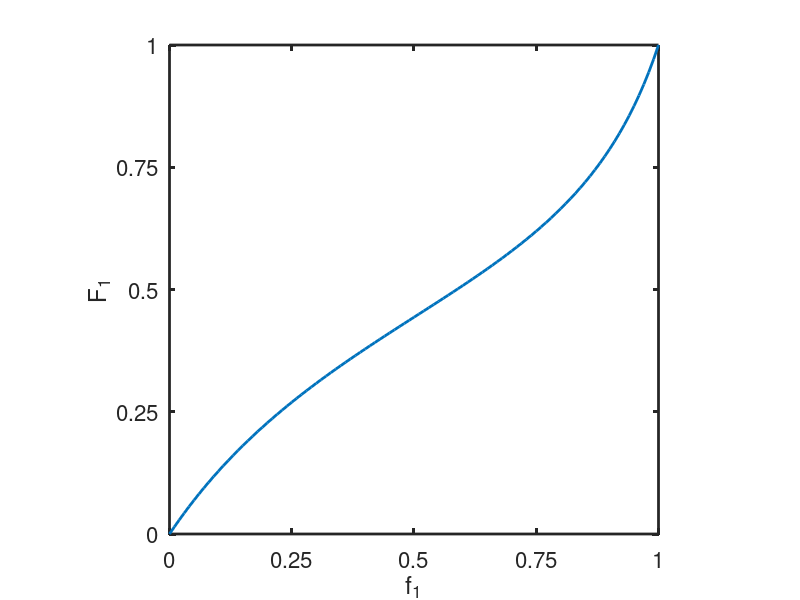

Recreate this plot in MATLAB.
f1 = 0:0.01:1;
f2 = 1-f1;

r1 = 0.33;
r2 = 0.67;

F1 = (r1*f1.^2 + f1.*f2)./(r1*f1.^2 + 2*f1.*f2+r2*f2.^2);

plot(f1,F1,'LineWidth',2)
xlabel('f_1')
ylabel('F_1')
set(gca,'LineWidth',2,'DataAspectRatio',[1 1 1],'FontSize',16,...
    'XTick',[0 0.25 0.5 0.75 1],'YTick',[0 0.25 0.5 0.75 1])